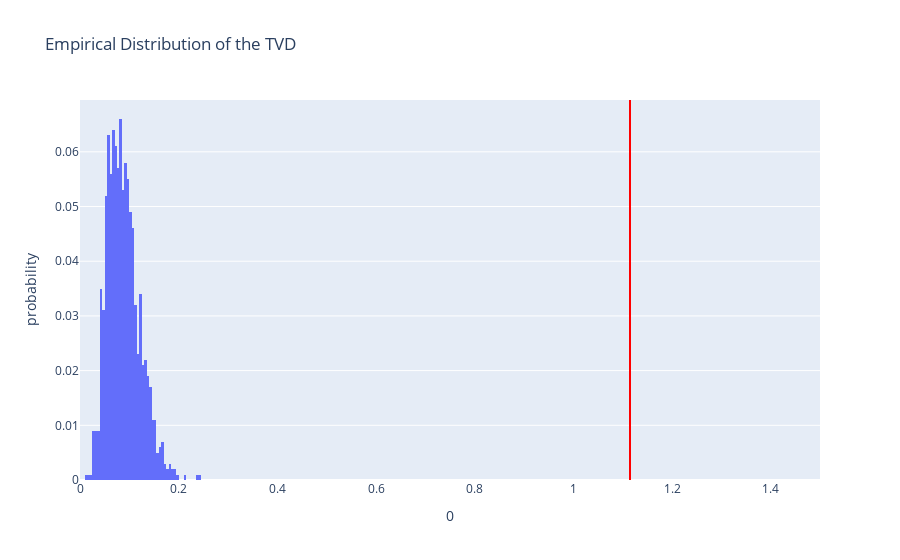

Notebook cell for this chart:
### Code cell
def cause_one_permutation(df):
    df = df.copy()
    df['CUSTOMERS.AFFECTED'] = np.random.permutation(df['CUSTOMERS.AFFECTED'])
    df['CAUSE.CATEGORY']
    df.groupby('CAUSE.CATEGORY').count()
    df_ca_missing = df[df['CUSTOMERS.AFFECTED'].isna()]
    df_ca_not_missing = df[~df['CUSTOMERS.AFFECTED'].isna()]
    missing_count = df_ca_missing.groupby('CAUSE.CATEGORY').count()['YEAR']
    missing_proportion = pd.Series(np.array(missing_count)/((np.array(missing_count)).sum()), index=missing_count.index)
    not_missing_count = df_ca_not_missing.groupby('CAUSE.CATEGORY').count()['YEAR']
    not_missing_proportion = pd.Series(np.array(not_missing_count)/((np.array(not_missing_count)).sum()), index=not_missing_count.index)
    observed_tvd_statistic = abs(not_missing_proportion - missing_proportion).sum()
    return observed_tvd_statistic
# do permutation 1000 times
result = []
for i in range(1000):
    result.append(cause_one_permutation(df))
fig = px.histogram(pd.DataFrame(result), x=0, nbins=50, histnorm='probability', 
                   title='Empirical Distribution of the TVD')
fig.add_vline(x=observed_tvd_statistic, line_color='red')
fig.update_layout(xaxis_range=[0, 1.5])

### Figure 1 — Plotly figure (JSON) as saved in the notebook; plotly's stock layout.template omitted (floating-point values rounded to 4 significant figures; data arrays with more than 128 entries replaced by an {"elided": "..."} marker saying what was removed)
{"data": [{"alignmentgroup": "True", "bingroup": "x", "histnorm": "probability", "hovertemplate": "0=%{x}<br>probability=%{y}<extra></extra>", "legendgroup": "", "marker": {"color": "#636efa", "pattern": {"shape": ""}}, "name": "", "nbinsx": 50, "offsetgroup": "", "orientation": "v", "showlegend": false, "type": "histogram", "x": {"elided": "1000 float values"}, "xaxis": "x", "yaxis": "y"}], "layout": {"barmode": "relative", "legend": {"tracegroupgap": 0}, "shapes": [{"line": {"color": "red"}, "type": "line", "x0": 1.115, "x1": 1.115, "xref": "x", "y0": 0, "y1": 1, "yref": "y domain"}], "title": {"text": "Empirical Distribution of the TVD"}, "xaxis": {"anchor": "y", "domain": [0, 1], "range": [0, 1.5], "title": {"text": "0"}}, "yaxis": {"anchor": "x", "domain": [0, 1], "title": {"text": "probability"}}}}
